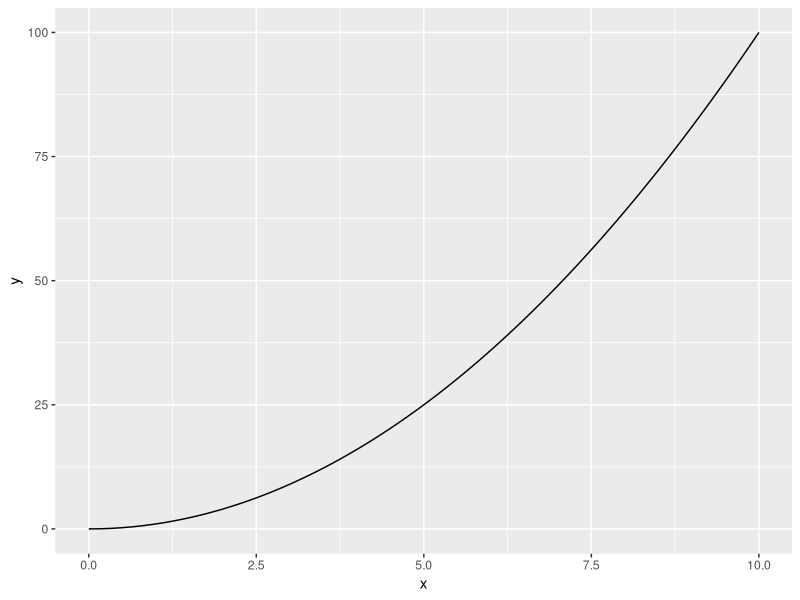
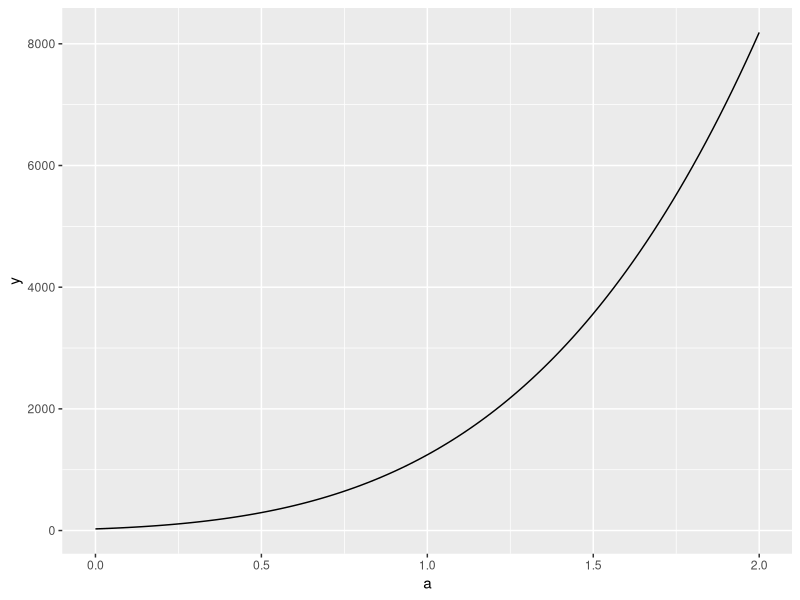
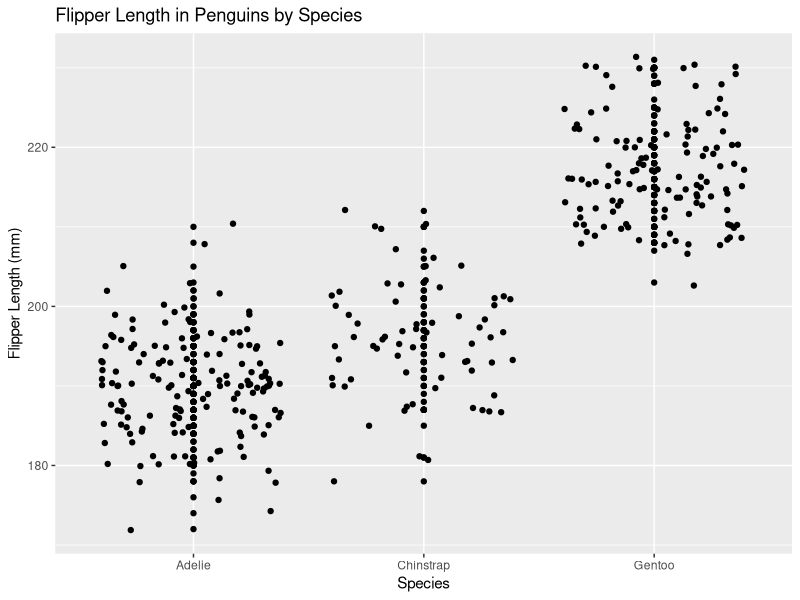

Reproduce these figures in R, in order.
## ---- chunk 1
#load in libraries
library(palmerpenguins)
library(tidyverse)
library(ggplot2)
## ---- chunk 2

# find slope if this or something
eq1 <- function(x) {
  x^2
}

#find derivative
eq1_deriv <- D(expression(x^2), "x")

#turn deriv into function

eq1_deriv_func <- function(x) {
  2 * x
}

#find slope
eq1_slope <- eq1_deriv_func(3)

#make some data ranges
my_data_range_1 <- data.frame(x = c(0, 10))
## ---- chunk 3
# now do the same with P(a) ----

# make function
eq2 <- function(a) {
  2 * (3*a+2)^4 - 5
}

#find derivative of f(a) ----
eq2_deriv <- D(expression(2 * (3*a+2)^4 - 5), "a")

#turn f(a) deriv into func
eq2_deriv_func <- function(a) {
  2 * (4 * (3 * (3 * a + 2)^3))
}

#find slope
eq2_slope <- eq2_deriv_func(1.2)

#make data ranges
my_data_range_2 <- data.frame(a = c(0,2))

## ---- chunk 4
# render the shit now

ggplot(data = my_data_range_1, aes(x = x)) + geom_function(fun = eq1)
## ---- chunk 5
#and again

ggplot(data = my_data_range_2, aes(x = a)) + geom_function(fun = eq2)

## ---- chunk 6

#penguin time ------

#penguin time

penguins <- penguins

## ---- chunk 7

#penguin time again ----

ggplot(data = penguins, aes(x = species, y = flipper_length_mm)) + geom_point() + geom_jitter() + labs(x = "Species", y = "Flipper Length (mm)", title = "Flipper Length in Penguins by Species")

